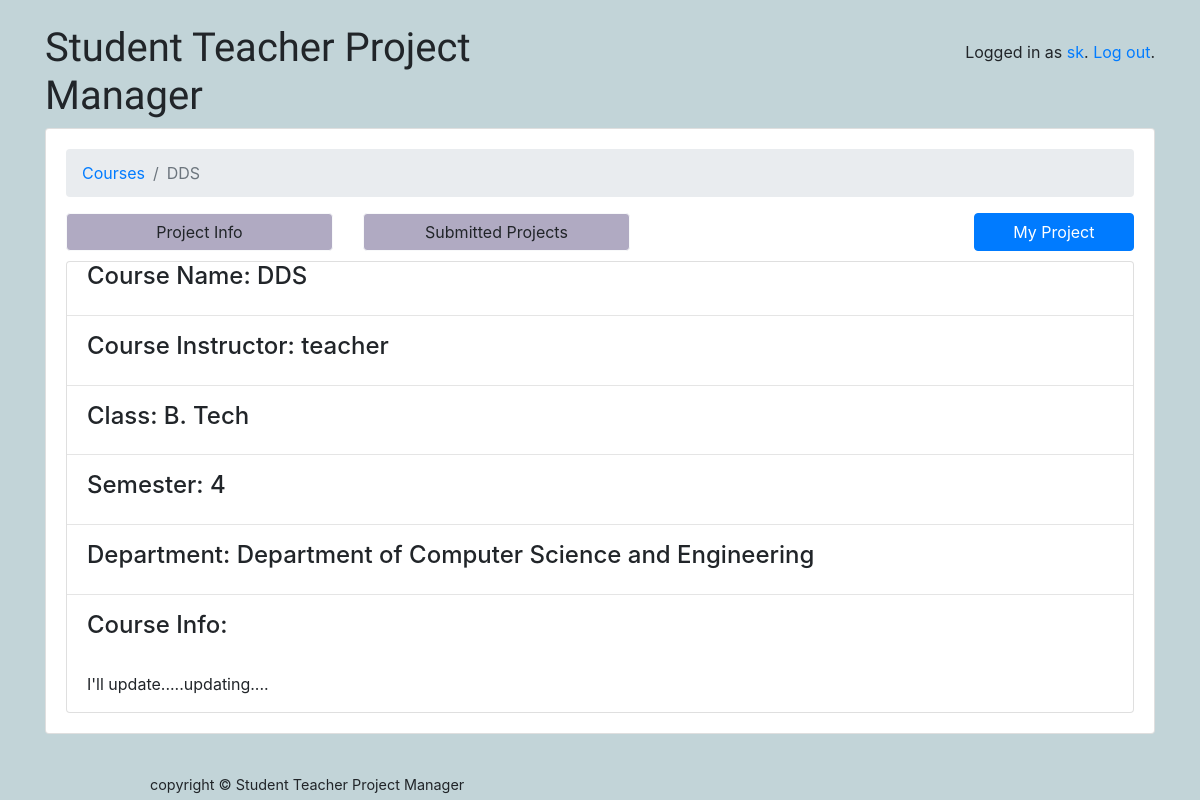
The app's page /classroom/courses/1/ (signed in), older data.
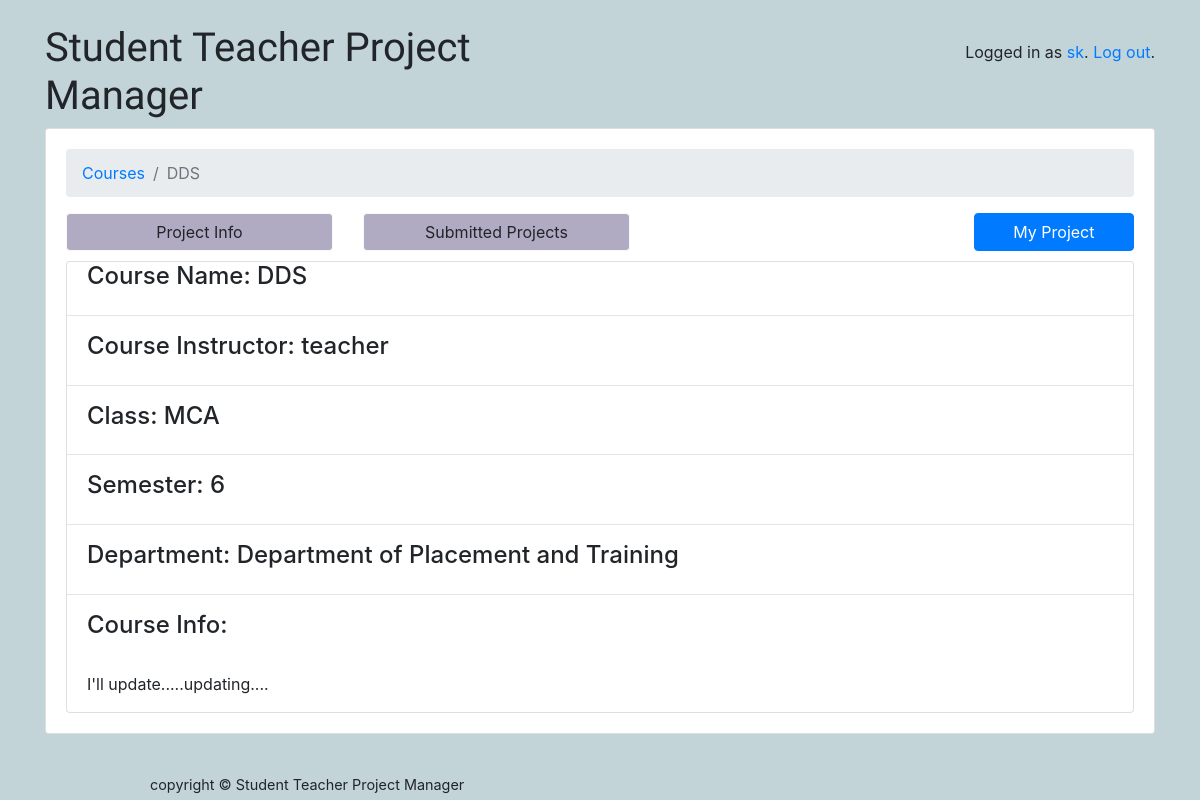
The same page, newer data.
### classroom/models.py (models this page shows, shortened)
class Course(models.Model):
	owner = models.ForeignKey(User, on_delete=models.CASCADE, related_name='courses')
	name = models.CharField(max_length=500)
	classes=(
		('a', 'B. Tech'),
		('b', 'M. Tech'),
		('c', 'MCA'),
		('d',  'PhD'),
	)
	cls = models.CharField(max_length=1, choices=classes)
	sems =(
		('1',  '1'),
		('2',  '2'),
		('3',  '3'),
		('4',  '4'),
		('5', '5'),
		('6', '6'),
		('7', '7'),
		('8', '8'),
	)
	semester = models.CharField(max_length=1, choices=sems)
	deps = (
		('a', 'Department of Computer Science and Engineering'),
		('b', 'Department of Information Technology'),
		('c', 'Department of Electronics & Communication Engineering'),
		('d',  'Department of Electrical and Electronics Engineering'),
		('e', 'Department of Mechanical Engineering'),
		('f', 'Department of Civil Engineering'),
		('g', 'Department of Mathematical and Computational Sciences'),
		('h', 'Department of Mining Engineering'),
		('i', 'Department of Chemical Engineering'),
		('j', 'Department of Metallurgical and Materials Engineering'),
		('k', 'Department of Applied Mechanics and Hydraulics'),
		('l', 'Department of Physics'),
		('m', 'Department of Chemistry'),
		('n', 'Department of Placement and Training'),
		('o', 'School of Management'),
	)
	department = models.CharField(max_length=1, choices = deps)
	info = models.CharField(max_length=100000)
	project_details = models.CharField(max_length=1000000, default='')

class User(AbstractUser):
	is_student = models.BooleanField(default=False)
	is_teacher = models.BooleanField(default=False)
	is_reviewer = models.BooleanField(default=False)
	image = models.ImageField(upload_to =user_directory_path, default='user.png')
	phone_regex = RegexValidator(regex=r'^\+?1?\d{9,15}$')
	phone_number = models.CharField(validators=[phone_regex], max_length=17, blank=True)
	assigned_projects = models.IntegerField(default=0)

### classroom/views/students.py (the view, shortened to what this page needs)
# urls.py: path('classroom/courses/<int:pk>/', students.CoursePageView.as_view(), name='course_page'),
@method_decorator([login_required], name='dispatch')
class CoursePageView(DetailView):
    model = Course
    template_name ='classroom/students/course_page.html'
    '''
    context_object_name = 'course'
    def get_queryset(request, pk):
        course = Course.objects.get(pk=pk)
        return course
    '''

### classroom/templates/classroom/students/course_page.html
{% extends 'base.html' %}
{% block content %}
  <nav aria-label="breadcrumb">
    <ol class="breadcrumb">
      <li class="breadcrumb-item"><a href="{% url 'student_courses' %}">Courses</a></li>
      <li class="breadcrumb-item active" aria-current="page">{{ course.name }}</li>
    </ol>
  </nav>
  <div>
	<a href="{% url 'project_detail' course.pk %}" class="btn btn-light text-center" style="float:left;width:25%;background-color: #b0aac2;" role = "button">Project Info</a>
	<a href="{% url 'submitted_projects' course.pk %}" class="btn btn-light text-center" style="float:left;width:25%; margin-left:30px;background-color: #b0aac2;" role = "button">Submitted Projects</a>
	<a href="{% url 'my_project' course.pk %}" class="btn btn-primary text-center" style="float:right;width:15%;" role="button">My Project</a>
  </div>
  <br><br>
  <div class="card">
      <h4 style="margin-left:20px;"> Course Name: {{ course.name}}</h4>
      <hr/>
      <h4 style="margin-left:20px;"> Course Instructor: {{course.owner}}</h4>
      <hr/>
	  <h4 style="margin-left:20px;"> Class: {{ course.get_cls_display}}</h4>
      <hr/>
	  <h4 style="margin-left:20px;"> Semester: {{ course.get_semester_display }}</h4>
      <hr/>
	  <h4 style="margin-left:20px;"> Department: {{ course.get_department_display }}</h4>
      <hr/>
      <h4 style="margin-left:20px;">Course Info: </h4>
      <br>
      <p style="margin-left:20px;">{{course.info}}</p>
  </div>
{% endblock %}

Row changes from the older to the newer data that the page shows:
changed Course "DDS": cls "B. Tech" → "MCA"; semester "4" → "6"; department "Department of Computer Science and Engineering" → "Department of Placement and Training"
